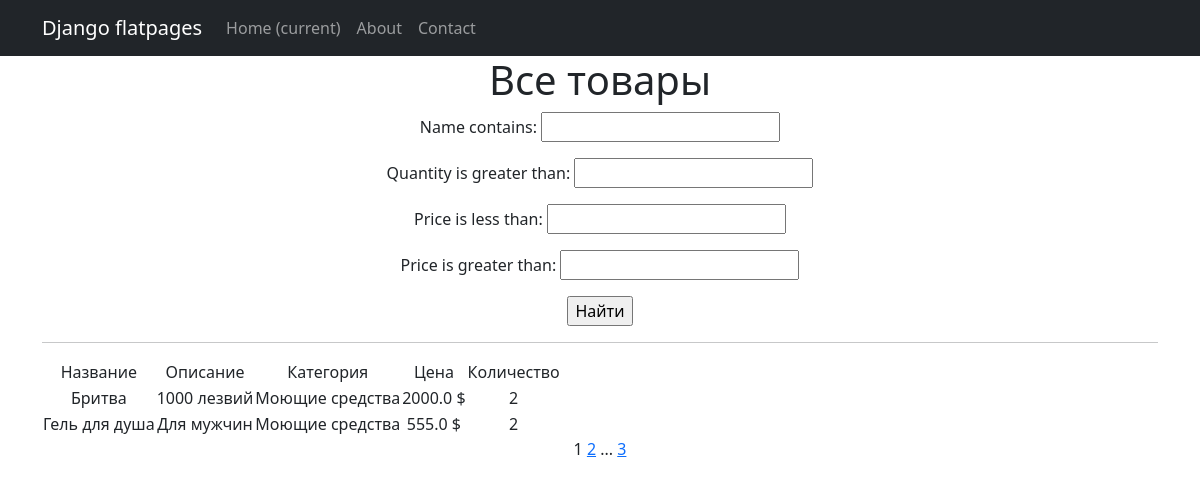
Screenshot of /products/ with the database file from the repository.
### simpleapp/models.py (models this page shows, shortened)
class Product(models.Model):
    name = models.CharField(
        max_length=50,
        unique=True, # названия товаров не должны повторяться
    )
    description = models.TextField()
    quantity = models.IntegerField(
        validators=[MinValueValidator(0)],
    )
    category = models.ForeignKey(
        to='Category',
        on_delete=models.CASCADE,
        related_name='products', # все продукты в категории будут доступны через поле products
    )
    price = models.FloatField(
        validators=[MinValueValidator(0.0)],
    )

class Category(models.Model):
    name = models.CharField(max_length=100, unique=True)

### simpleapp/views.py (the view)
# urls.py: path('', ProductsList.as_view()),
class ProductsList(ListView):
    model = Product
    ordering = 'name'
    template_name = 'products.html'
    context_object_name = 'products'
    paginate_by = 2  # вот так мы можем указать количество записей на странице
    def get_queryset(self):
        queryset = super().get_queryset()
        self.filterset = ProductFilter(self.request.GET, queryset)
        return self.filterset.qs
    def get_context_data(self, **kwargs):
        context = super().get_context_data(**kwargs)
        context['time_now'] = datetime.utcnow()
        context['filterset'] = self.filterset
        context['next_sale'] = 'Распродажа в среду!'
        return context

### simpleapp/templatetags/custom_filters.py (called while the page is built)
@register.filter()
def currency(value, code='rub'):
   postfix = CURRENCIES_SYMBOLS[code]
   return f'{value} {postfix}'

### templates/products.html (shortened to what this page needs)
{% extends 'flatpages/default.html' %}
{% load custom_filters %}
{% load custom_tags %}
{% block content %}
   <h1>Все товары</h1>
   <form action="" method="get">
       {{ filterset.form.as_p }}
       <input type="submit" value="Найти" />
   </form>
   <hr>
   {% if products %}
       <table>
           <tr>
               <td>Название</td>
               <td>Описание</td>
               <td>Категория</td>
               <td>Цена</td>
               <td>Количество</td>
           </tr>
           {% for product in products %}
           <tr>
               <td>{{ product.name }}</td>
               <td>{{ product.description|truncatewords:2 }}</td>
               <td>{{ product.category.name }}</td>
               <td>{{ product.price|currency:"usd" }}</td>
               <td>{{ product.quantity }}</td>
           </tr>
           {% endfor %}
       </table>
   {% else %}
       <h2>Товаров нет!</h2>
   {% endif %}
   {{ page_obj.number }}
   {% if page_obj.has_next %}
       <a href="?page={{ page_obj.next_page_number }}">{{ page_obj.next_page_number }}</a>
       {% if paginator.num_pages != page_obj.next_page_number %}
           ...
           <a href="?page={{ page_obj.paginator.num_pages }}">{{ page_obj.paginator.num_pages }}</a>
       {% endif %}
   {% endif %}
{% endblock content %}

### templates/flatpages/default.html (shortened to what this page needs)
<!DOCTYPE html>
<html lang="en">
    <head>
        {% load static %}
        <link href="{% static 'css/styles.css' %}" rel="stylesheet" />
    </head>
    <body>
        <nav class="navbar navbar-expand-lg navbar-dark bg-dark static-top">
            <div class="container">
                <a class="navbar-brand" href="#">Django flatpages</a>
                <div class="collapse navbar-collapse" id="navbarResponsive">
                    <ul class="navbar-nav ml-auto">
                        <li class="nav-item active">
                            <a class="nav-link" href="#">Home
                                <span class="sr-only">(current)</span>
                            </a>
                        </li>
                        <li class="nav-item">
                            <a class="nav-link" href="/about/">About</a>
                        </li>
                        <li class="nav-item">
                            <a class="nav-link" href="/contacts/">Contact</a>
                        </li>
                    </ul>
                </div>
            </div>
        </nav>
        <div class="container">
          <div class="row">
            <div class="col-lg-12 text-center">
              {% block content %}{% endblock content %}
            </div>
          </div>
        </div>
    </body>
</html>

### rows the page displays
Product: name "Бритва", description "1000 лезвий", category.name "Моющие средства", price "2000.0 $", quantity "2"
Product: name "Гель для душа", description "Для мужчин", category.name "Моющие средства", price "555.0 $", quantity "2"

### other values shown
{{ page_obj.number }} "1"
{{ page_obj.next_page_number }} "2"
{{ page_obj.paginator.num_pages }} "3"
